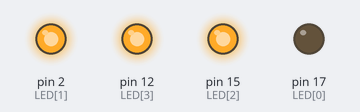
Bench run of a sketch on a simulated Arduino Uno, built with avr-gcc and run on an emulated ATmega328P. Parts: output pins drawn as LEDs (lit = HIGH).

Above: at 0.01 s.
At 0.81 s:
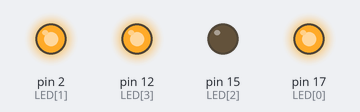
At 2.21 s:
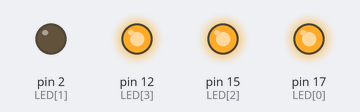
At 3.01 s:
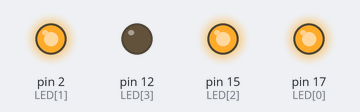
At 4.8 s:
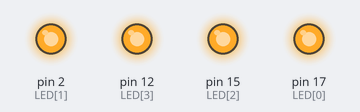
Timing chart, 0 to 6.3 s (numbered marks = the images above):
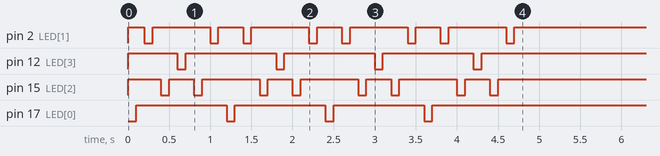

The sketch:

for_loop.ino
```cpp
int LED[]= {17 ,2 ,15 ,12};
void setup() {
  Serial.begin(9600);
  pinMode(LED[0], OUTPUT);
  pinMode(LED[1], OUTPUT);
  pinMode(LED[2], OUTPUT);
  pinMode(LED[3], OUTPUT);

  digitalWrite(LED[0] , HIGH);
  digitalWrite(LED[1] , HIGH);
  digitalWrite(LED[2] , HIGH);
  digitalWrite(LED[3] , HIGH);

  for(int x = 0; x <=3; x++){
    digitalWrite(LED[0] , LOW);
    delay(100);
    digitalWrite(LED[0] , HIGH);
    delay(100);
    digitalWrite(LED[1] , LOW);
    delay(100);
    digitalWrite(LED[1] , HIGH);
    delay(100);
    digitalWrite(LED[2] , LOW);
    delay(100);
    digitalWrite(LED[2] , HIGH);
    delay(100);
    digitalWrite(LED[3] , LOW);
    delay(100);
    digitalWrite(LED[3] , HIGH);
    delay(100);
    digitalWrite(LED[2] , LOW);
    delay(100);
    digitalWrite(LED[2] , HIGH);
    delay(100);
    digitalWrite(LED[1] , LOW);
    delay(100);
    digitalWrite(LED[1] , HIGH);
    delay(100);
    }


}

void loop() {

}
```
